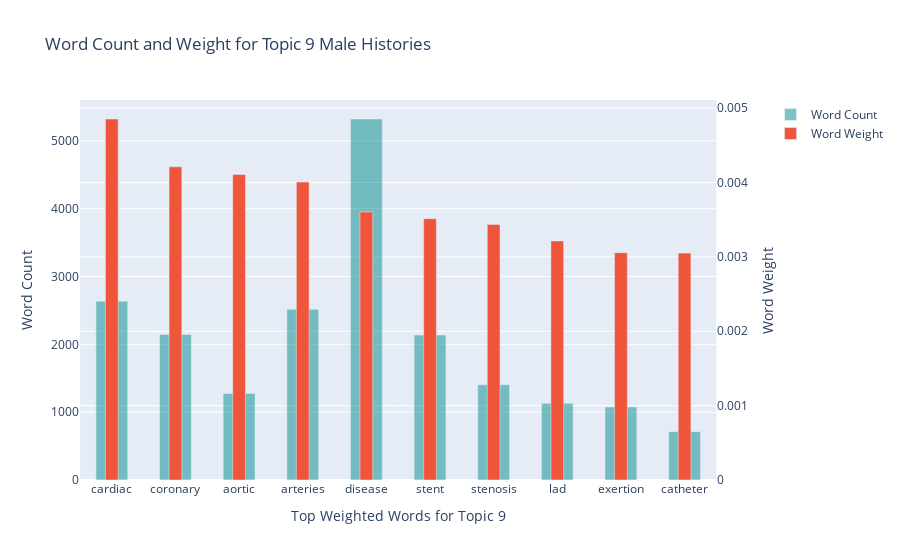

Notebook code cell kept with this figure:
### Code cell
#figure for topic 9 and corresponding words
# Create figure with secondary y-axis
fig = make_subplots(specs=[[{"secondary_y": True}]])
words = ['cardiac', 'coronary', 'aortic', 'arteries', 'disease', 'stent', 'stenosis', 'lad', 'exertion', 'catheter']
# Add traces
fig.add_trace(
    go.Bar(x=words, y=df_9['Word Count'], name="Word Count", width=0.5, opacity=0.5, marker={'color':'darkcyan'}),
    secondary_y=False,
)

fig.add_trace(
    go.Bar(x=words, y=df_9['Weight'], name="Word Weight", width=0.2),
    secondary_y=True,
)

# Add figure title
fig.update_layout(
    title_text="Word Count and Weight for Topic 9 Male Histories"
)

# Set x-axis title
fig.update_xaxes(title_text="Top Weighted Words for Topic 9")

# Set y-axes titles
fig.update_yaxes(title_text="Word Count", secondary_y=False)
fig.update_yaxes(title_text="Word Weight", secondary_y=True)

fig.update_layout(barmode='group', bargap=0.15, bargroupgap=0.1)

fig.show()

### Figure 1 — Plotly figure (JSON) as saved in the notebook; plotly's stock layout.template omitted (floating-point values rounded to 4 significant figures)
{"data": [{"marker": {"color": "darkcyan"}, "name": "Word Count", "opacity": 0.5, "type": "bar", "width": 0.5, "x": ["cardiac", "coronary", "aortic", "arteries", "disease", "stent", "stenosis", "lad", "exertion", "catheter"], "xaxis": "x", "y": [2637, 2145, 1275, 2516, 5322, 2137, 1403, 1130, 1077, 712], "yaxis": "y"}, {"name": "Word Weight", "type": "bar", "width": 0.2, "x": ["cardiac", "coronary", "aortic", "arteries", "disease", "stent", "stenosis", "lad", "exertion", "catheter"], "xaxis": "x", "y": [0.004855, 0.004212, 0.004108, 0.004006, 0.003605, 0.003514, 0.003437, 0.003215, 0.003057, 0.003051], "yaxis": "y2"}], "layout": {"autosize": true, "bargap": 0.15, "bargroupgap": 0.1, "barmode": "group", "title": {"text": "Word Count and Weight for Topic 9 Male Histories"}, "xaxis": {"anchor": "y", "autorange": true, "domain": [0, 0.94], "range": [-0.5, 9.5], "title": {"text": "Top Weighted Words for Topic 9"}, "type": "category"}, "yaxis": {"anchor": "x", "autorange": true, "domain": [0, 1], "range": [0, 5602.0], "title": {"text": "Word Count"}, "type": "linear"}, "yaxis2": {"anchor": "x", "autorange": true, "overlaying": "y", "range": [0, 0.00511], "side": "right", "title": {"text": "Word Weight"}, "type": "linear"}}}
